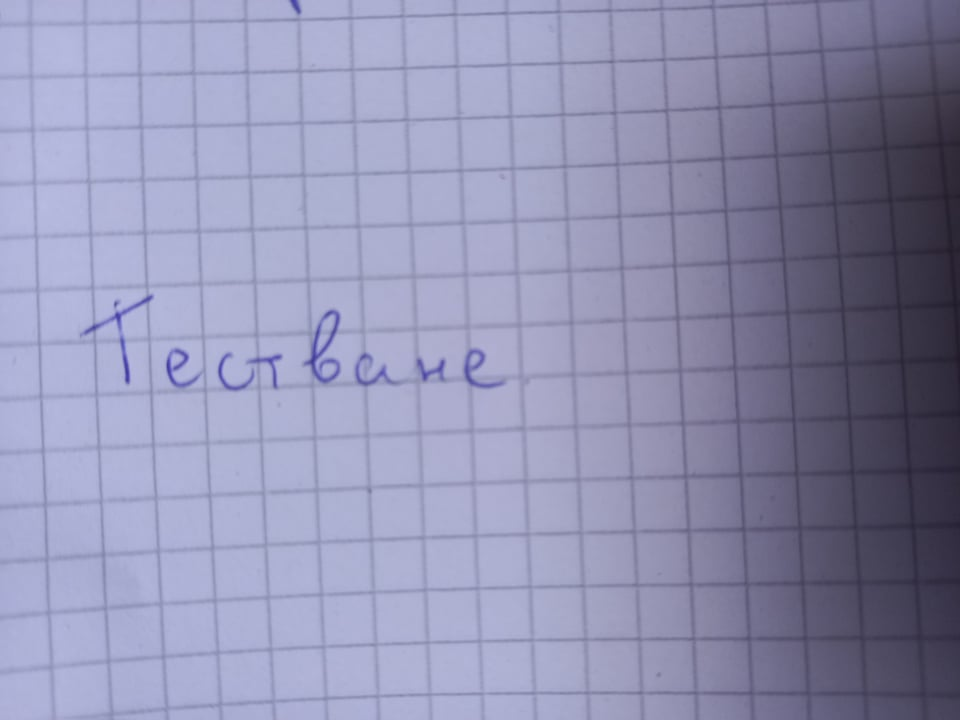
#> input picture img/test_cube.jpg, 960 x 720 px
$ jupyter execute CubeNotebook.ipynb
#> lines starting #> are read from the running program, lines starting #| are printed output that depends on the picture; after the words box and inside, x2 and y2 are one past the last pixel; in counts of white or black regions, pixels touching at a corner belong together
[cell 1]
import cv2
import numpy as np
import matplotlib.pyplot as plt

[cell 2]
#this is bulgarian text meaning testing
img = cv2.imread("img/test_cube.jpg", cv2.IMREAD_GRAYSCALE)
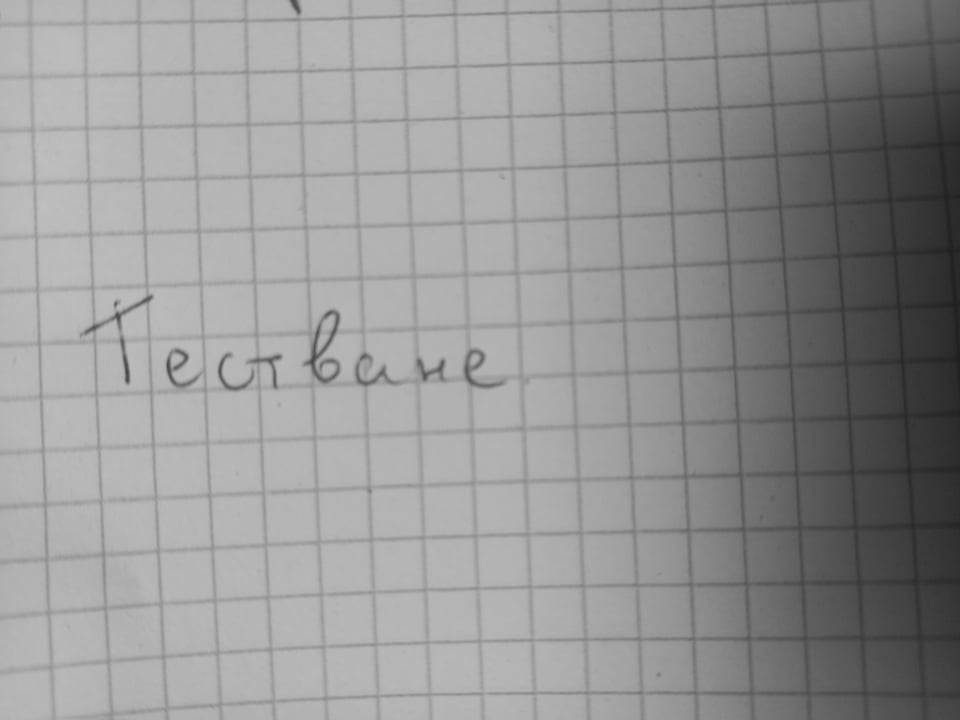
#> img: shape (720, 960); min 30, max 192, mean 149
img = img[200:500:,50:550:]  #python slicing
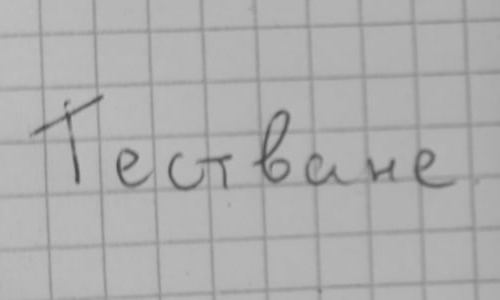
#> img: shape (300, 500); min 68, max 190, mean 174.1
plt.imshow(img, "gray")

[cell 3]
#with the right treshold the binarization can remove the cubes and you can work with only the text
# keep in mind that this will work only if the ink or the characters are darker that the backrgond aka the cube notebook
bin = np.copy(img)
t = 128
bin[bin>t] = 255
bin[bin<=t] = 0
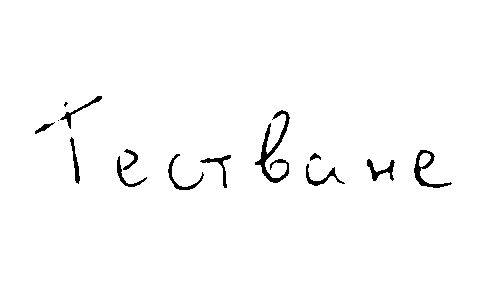
#> bin: shape (300, 500); 98.3% white; 14 black regions (2 under 20 px), largest, box (x1, y1, x2, y2) and area: (255, 110, 290, 183) 660, (414, 150, 452, 188) 356, (367, 159, 395, 181) 224
plt.imshow(bin, "gray")

[cell 4]
# woking with the background

[cell 5]
#this picture was taken with a phone and it is not good as you can see the shadows are off
#but this is a more real life example
bin = np.copy(img)
t = 165
bin[bin>t] = 255
bin[bin<=t] = 0
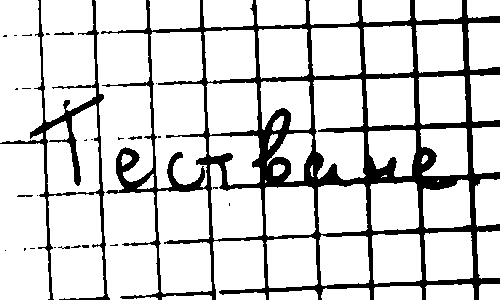
#> bin: shape (300, 500); 83.3% white; 27 black regions (20 under 20 px), largest, box (x1, y1, x2, y2) and area: (101, 0, 500, 300) 21475, (0, 0, 110, 300) 3264, (54, 32, 74, 35) 44
plt.imshow(bin, "gray")

[cell 6]
horizontal_hist = np.sum(bin,axis=1,keepdims=True)/255
#> horizontal_hist = 300 values, max 469 at index 63, min 236 at index 182, mean 416.6
plt.plot(horizontal_hist)
#> figure, not shown here; curve peaks at x = 63, y = 469

[cell 7]
plt.imshow(bin,"gray")

_, ax = plt.subplots()
plt.plot(horizontal_hist,range(np.shape(horizontal_hist)[0]))
ax.invert_yaxis()
plt.show()
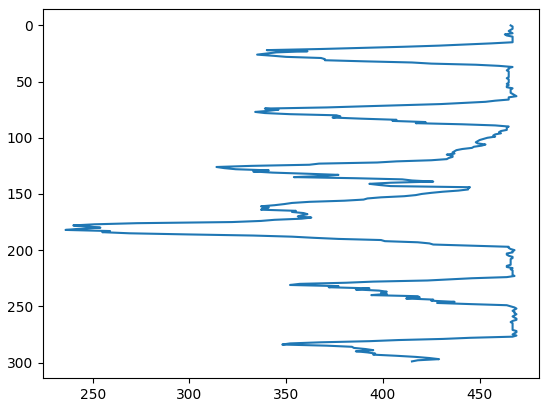
#> figure drawn by matplotlib, 1 panel

[cell 8]
line_segments = list()
start = False
i1, i2 = 0, 0
for i in range(np.shape(bin)[0]):
    if horizontal_hist[i][0] < max(horizontal_hist)-10:
            if start == False:
                i1, start = i , True
    else:
        if start:
            i2, start = i,  False
            line_segments.append([i1,i2])
#> after the loop, i1 = 278; i2 = 249; line_segments = [[16, 36], [67, 90], [97, 197], [225, 249]]; start = True

print(line_segments)
#| [[16, 36], [67, 90], [97, 197], [225, 249]]

[cell 9]
cut_parts = list()
r, c = np.shape(line_segments)
#> r = 4; c = 2
for i in range(r):
    cut_parts.append(bin[line_segments[i][0]:line_segments[i][1]:])
#> after the loop, cut_parts = 4 items

[cell 10]
fig, axes = plt.subplots(nrows = r)
for i in range(r):
    axes[i].imshow(cut_parts[i], "gray")
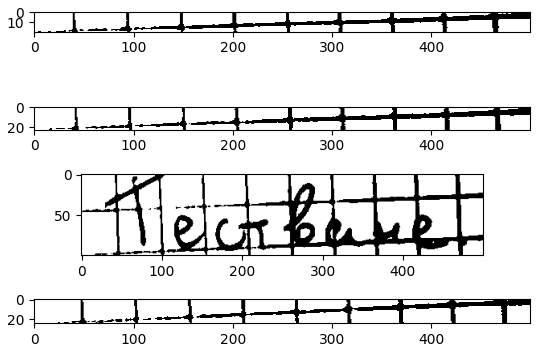
#> figure drawn by matplotlib, 4 panels

[cell 11]
# we can see from here that in most cases the background just adds unwanted noise to fix this we have to play with the tresholds of the clean up

[cell 12]
print(line_segments)
#| [[16, 36], [67, 90], [97, 197], [225, 249]]
for line in line_segments:
    print(line[1]-line[0])
#> this loop made 4 passes
#| 20
#| 23
#| 100
#| 24
#from here we can see that the lines have a low value to be text in most cases.
#using average
avg = 0
for line in line_segments:
    avg+=line[1]-line[0]
#> this loop made 4 passes
#> (line, avg) on passes 1 to 4: ([16, 36], 20), ([67, 90], 43), ([97, 197], 143), ([225, 249], 167)
#> after the loop, avg = 167
avg = avg/len(line_segments)
#> avg = 41.75
print(avg)
#| 41.75

clean_lines = list()
for line in line_segments:
    if line[1]-line[0]<avg:
        clean_lines.append(line)
#> after the loop, clean_lines = [[16, 36], [67, 90], [225, 249]]

for line in clean_lines:
    line_segments.remove(line)
#> this loop made 3 passes
#> after the loop, line_segments = [[97, 197]]

print(line_segments)
#| [[97, 197]]

[cell 13]
plt.imshow(bin[line_segments[0][0]:line_segments[0][1]:],"gray")

[cell 14]
bin = bin[line_segments[0][0]:line_segments[0][1]:]
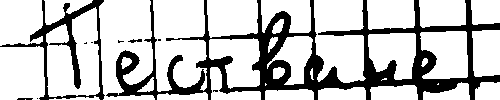
#> bin: shape (100, 500); 76% white; 10 black regions (6 under 20 px), largest, box (x1, y1, x2, y2) and area: (106, 0, 500, 100) 10084, (0, 0, 105, 100) 1798, (128, 39, 142, 43) 33, (17, 98, 33, 100) 29
vertical_hist = np.sum(bin,axis=0,keepdims=True)/255
print(np.shape(vertical_hist))
#| (1, 500)
v= list()
for i in range(np.shape(vertical_hist)[1]):
    v.append(vertical_hist[0][i])
#> after the loop, v = 500 values, max 100 at index 105, min 0 at index 366, mean 76.05

plt.subplot(211)
plt.plot(v)
plt.subplot(212)
plt.imshow(bin, "gray")
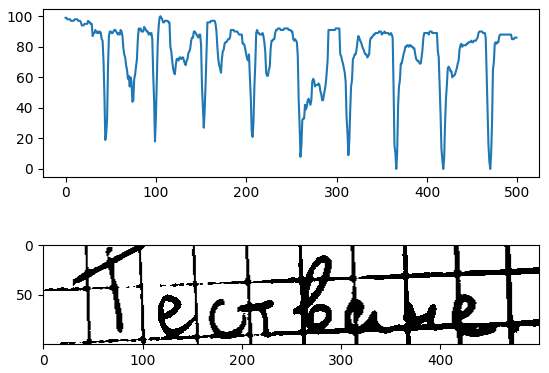
#> figure drawn by matplotlib, 2 panels; panel 1: curve peaks at x = 105, y = 100

[cell 15]
plt.imshow(bin,"gray")
plt.plot(v)
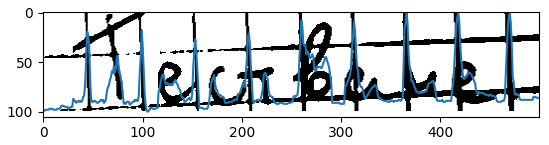
#> figure drawn by matplotlib, 1 panel

[cell 16]
print(max(v))
#| 100.0

[cell 17]
print(min(v))
#| 0.0

[cell 18]
char_segments = list()
start = False
i1, i2 = 0, 0
m = min(v)
#> m = 0
print(m)
#| 0.0

for i in range(np.shape(bin)[1]):
    if vertical_hist[0][i] <= m+30:
            if start == False:
                i1, start = i , True
    else:
        if start:
            i2, start = i,  False
            char_segments.append([i1,i2])
#> after the loop, char_segments = [[44, 46], [99, 100], [153, 154], [206, 208], [259, 262], [312, 315], [364, 368], [416, 421], [468, 472]]; i1 = 468; i2 = 472; start = False


print(char_segments)
#| [[44, 46], [99, 100], [153, 154], [206, 208], [259, 262], [312, 315], [364, 368], [416, 421], [468, 472]]
new_segments = list()

if char_segments[0][0]>0:
    new_segments.append([0,char_segments[0][0]])


for i in range(len(char_segments)-1):
    new_segments.append([char_segments[i][1],char_segments[i+1][0]])
#> this loop made 8 passes
#> after the loop, new_segments = [[0, 44], [46, 99], [100, 153], [154, 206], [208, 259], [262, 312], [315, 364], [368, 416], [421, 468]]

if char_segments[len(char_segments)-1][1]<np.shape(bin)[1]:
    new_segments.append([char_segments[len(char_segments)-1][1],np.shape(bin)[1]])

print(new_segments)
#| [[0, 44], [46, 99], [100, 153], [154, 206], [208, 259], [262, 312], [315, 364], [368, 416], [421, 468], [472, 500]]

[cell 19]
numbers = list()

#using python slicing
for c in new_segments:
    numbers.append(bin[::,c[0]:c[1]:])
#> this loop made 10 passes
#> after the loop, numbers = 10 items

fig, axes = plt.subplots(nrows = len(numbers))
for i in range(len(numbers)):
    axes[i].imshow(numbers[i], "gray")
#> this loop made 10 passes
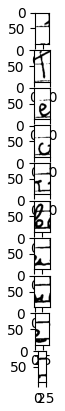
#> figure drawn by matplotlib, 10 panels

$ run again, with img/conn_word.jpg copied over img/test_cube.jpg
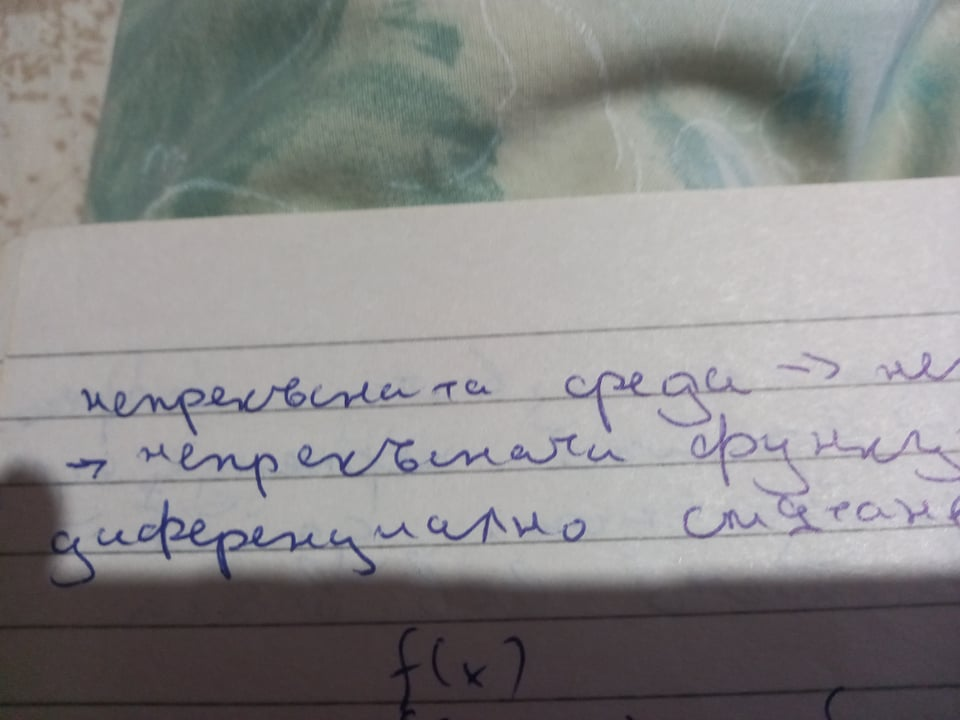
#> input picture img/conn_word.jpg, 960 x 720 px
#> `bin[bin<=t] = 0`:
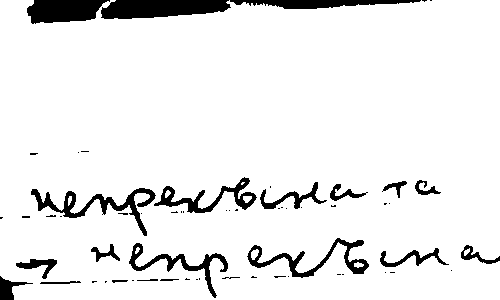
#> bin: shape (300, 500); 92.2% white; 60 black regions (39 under 20 px), largest, box (x1, y1, x2, y2) and area: (101, 0, 231, 19) 1968, (27, 0, 110, 24) 1500, (31, 188, 156, 236) 1311
#> horizontal_hist = 300 values, max 500 at index 42, min 41 at index 0, mean 387.4
#> after the loop `for i in range(np.shape(bin)[0]):`: i1 = 169; i2 = 168; line_segments = [[0, 37], [128, 129], [131, 159], [160, 168]]; start = True
#| [[0, 37], [128, 129], [131, 159], [160, 168]]
#> after the loop `for i in range(r):`: cut_parts = 4 items
#| [[0, 37], [128, 129], [131, 159], [160, 168]]
#> the loop `for line in line_segments:` made 4 passes
#> (printed output is left out)
#> the loop `for line in line_segments:` made 4 passes
#> (line, avg) on passes 1 to 4: ([0, 37], 37), ([128, 129], 38), ([131, 159], 66), ([160, 168], 74)
#> after the loop `for line in line_segments:`: avg = 74
#> `avg = avg/len(line_segments)`: avg = 18.5
#| 18.5
#> after the loop `for line in line_segments:`: clean_lines = [[128, 129], [160, 168]]
#> the loop `for line in clean_lines:` made 2 passes
#> after the loop `for line in clean_lines:`: line_segments = [[0, 37], [131, 159]]
#| [[0, 37], [131, 159]]
#| (1, 500)
#> after the loop `for i in range(np.shape(vertical_hist)[1]):`: v = 500 values, max 37 at index 456, min 0 at index 0, mean 21.86
#> `[cell 15] plt.imshow(bin,"gray") plt.plot(v)`:
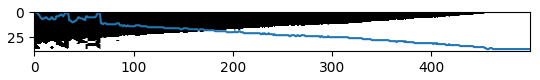
#> figure drawn by matplotlib, 1 panel
#| 37.0
#| 0.0
#> m = 0
#| 0.0
#> after the loop `for i in range(np.shape(bin)[1]):`: char_segments = [[0, 383]]; i1 = 0; i2 = 383; start = False
#| [[0, 383]]
#> after the loop `for i in range(len(char_segments)-1):`: new_segments = []
#| [[383, 500]]
#> the loop `for c in new_segments:` made 1 pass
#> c on pass 1: [383, 500]
#> after the loop `for c in new_segments:`: numbers = 1 item
